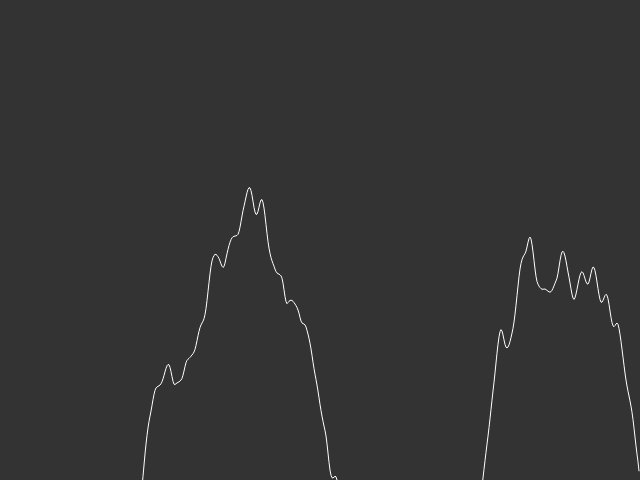
Frame 1 (no input)
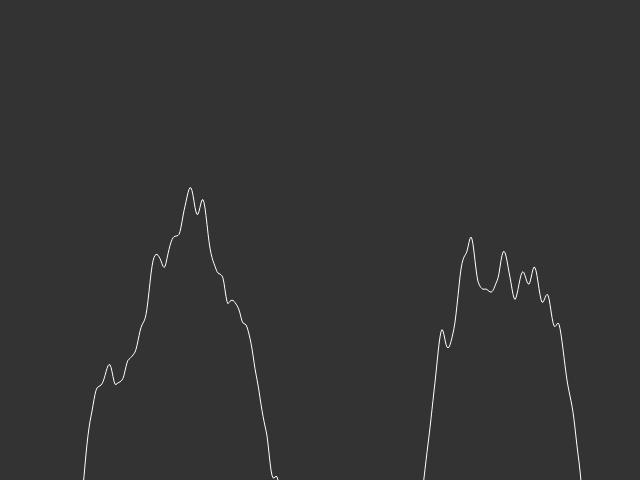
Frame 60 (no input)
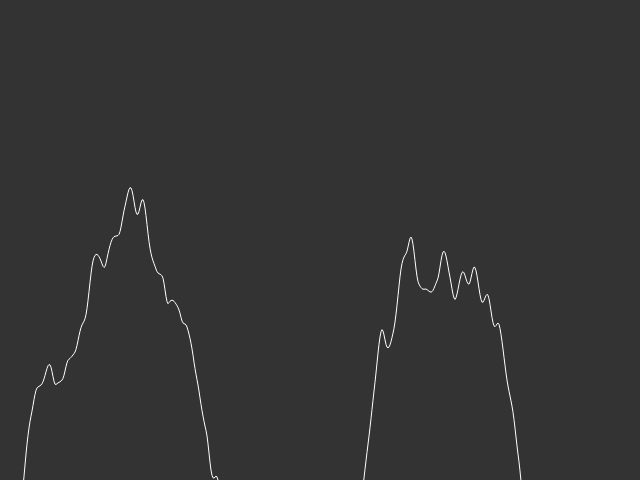
Frame 120 (the mouse pressed at the canvas centre since frame 60)

The p5.js sketch that drew these frames (run headless with seeded random() and noise() and a simulated clock; from frame 60 on, the mouse is pressed at the canvas centre):

// p5.js sketch
// ── sketch.js
function setup() {
  createCanvas(640, 480);
}
let start = 0;
function draw() {
  background(51);
  stroke(255);
  noFill();
  beginShape();
  let xoff = start;
  for (let x = 0; x < width; x++) {
    stroke(255);
    let n = map(noise(xoff), 0, 1, 0, height);
    let s = map(sin(xoff), -1, 1, 0, height);
    let y = s + n;
    //    let y = random(height)
    // let y = noise(xoff) * height;
    vertex(x, y);

    xoff += 0.02;
  }
  endShape();
  // noLoop()
  start += 0.02;
}
